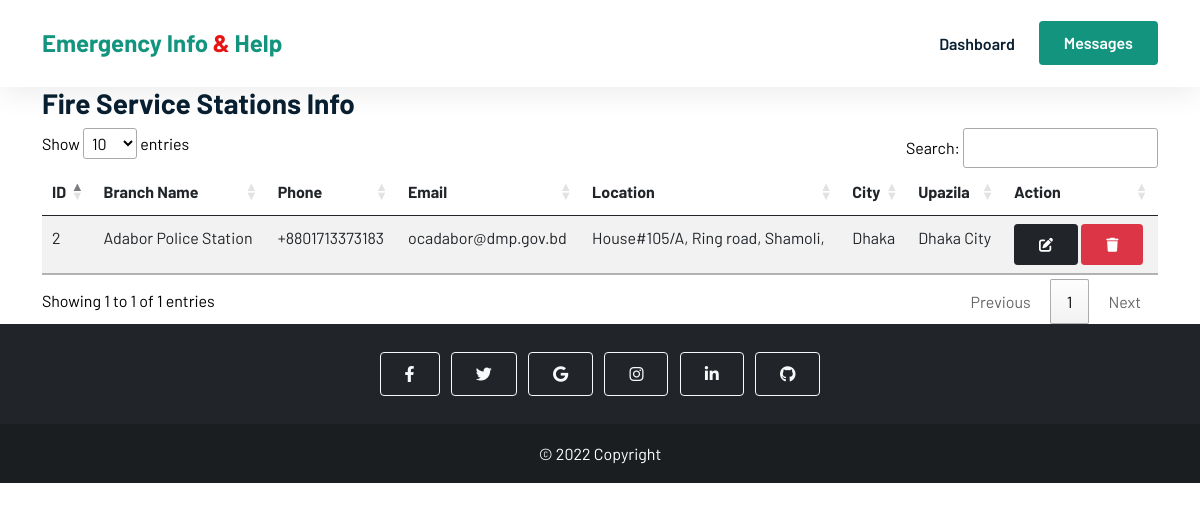
The app's page /admin/police_info.php (signed in) with its own data.
### tables this page shows
CREATE TABLE `police` (
  `id` int(11) NOT NULL,
  `branch_name` varchar(255) NOT NULL,
  `phone` varchar(32) NOT NULL,
  `email` varchar(32) NOT NULL,
  `location` varchar(255) NOT NULL,
  `division` varchar(255) DEFAULT NULL,
  `city` varchar(25) DEFAULT NULL,
  `upazila` varchar(25) DEFAULT NULL
);

### admin/police_info.php (the view, shortened to what this page needs)
<?php
include_once './admin_includes/db.php';
$sql = "SELECT * FROM `police`";
$results = $con->query($sql);
?>
<!DOCTYPE html>
<html lang="en">
<head>
    <link href="https://cdn.jsdelivr.net/npm/bootstrap@5.0.2/dist/css/bootstrap.min.css" rel="stylesheet" />
    <link rel="stylesheet" href="https://cdnjs.cloudflare.com/ajax/libs/font-awesome/6.1.1/css/all.min.css" />
    <link rel="stylesheet" href="//cdn.datatables.net/1.12.1/css/jquery.dataTables.min.css">
    <link rel="stylesheet" href="../css/style.css" />
</head>
<body>
    <header class="sticky-top">
        <nav class="navbar navbar-expand-lg  bg-white">
            <div class="container">
                <a class="navbar-brand" href="./admin_dashboard.php">Emergency Info <span>&</span> Help</a>
                <div class="collapse navbar-collapse" id="navbarNavDropdown">
                    <ul class="navbar-nav ms-auto">
                        <li class="nav-item">
                            <a class="nav-link" aria-current="page" href="./admin_dashboard.php">Dashboard</a>
                        </li>
                    </ul>
                    <a href="messages.php" class="btn btn-brand ms-lg-3">Messages</a>
                </div>
            </div>
        </nav>
    </header>
    <main>
        <div class="container">
            <h3>Fire Service Stations Info</h3>
            <div>
                <table class="table table-striped" id="messages">
                    <thead>
                        <tr>
                            <th scope="col">ID</th>
                            <th scope="col">Branch Name</th>
                            <th scope="col">Phone</th>
                            <th scope="col">Email</th>
                            <th scope="col">Location</th>
                            <th scope="col">City</th>
                            <th scope="col">Upazila</th>
                            <th scope="col">Action</th>
                        </tr>
                    </thead>
                    <tbody>
                        <?php while ($row = $results->fetch_assoc()) : ?>
                            <tr>
                                <td><?php echo $row['id'] ?></td>
                                <td><?php echo $row['branch_name'] ?></td>
                                <td><?php echo $row['phone'] ?></td>
                                <td><?php echo $row['email'] ?></td>
                                <td><?php echo $row['location'] ?></td>
                                <td><?php echo $row['city'] ?></td>
                                <td><?php echo $row['upazila'] ?></td>
                                <td>
                                    <button type="button" class="btn btn-sm btn-dark" data-bs-toggle="modal" data-bs-target="#editFire_<?php echo $row['id'] ?>">
                                        <i class="fa-solid fa-pen-to-square"></i>
                                    </button>
                                    <button class='delete btn btn-sm btn-danger' id="<?php echo $row['id'] ?>"><i class=" fa-solid fa-trash"></i></button>
                                </td>
                            </tr>
                        <?php endwhile ?>
                    </tbody>
                </table>
            </div>
        </div>
    </main>
    <footer class="bg-dark text-center text-white">
        <div class="container p-4 pb-0">
            <section class="mb-4">
                <a class="btn btn-outline-light btn-floating m-1" href="#!" role="button"><i class="fab fa-facebook-f"></i></a>
                <a class="btn btn-outline-light btn-floating m-1" href="#!" role="button"><i class="fab fa-twitter"></i></a>
                <a class="btn btn-outline-light btn-floating m-1" href="#!" role="button"><i class="fab fa-google"></i></a>
                <a class="btn btn-outline-light btn-floating m-1" href="#!" role="button"><i class="fab fa-instagram"></i></a>
                <a class="btn btn-outline-light btn-floating m-1" href="#!" role="button"><i class="fab fa-linkedin-in"></i></a>
                <a class="btn btn-outline-light btn-floating m-1" href="#!" role="button"><i class="fab fa-github"></i></a>
            </section>
        </div>
        <div class="text-center p-3 footer-last">
            © 2022 Copyright
        </div>
    </footer>
</body>
</html>

### css/style.css (style rules this page uses)
* { margin: 0; padding: 0; box-sizing: border-box; list-style: none; }
html, body { font-family: "Barlow", sans-serif; line-height: 1.7; color: black; max-width: 100%; scroll-behavior: smooth; }
h1, h2, h3, h4, h5, h6 { font-weight: 700 !important; color: #092032; }
.navbar-nav .nav-link { color: #092032; text-decoration: none; transition: all 0.4s ease; font-weight: 600; }
a { color: #092032; text-decoration: none; }
.navbar { box-shadow: 0px 6px 30px rgba(0, 0, 0, 0.08); z-index: 1; padding: 1.5% 0; }
.navbar .navbar-brand { font-weight: 700; font-size: 24px; color: #12947f; }
.navbar-brand span { color: #e71414; }
.btn { padding: 9px 24px; font-weight: 600; }
.btn-brand { color: white; background-color: #12947f; }
.footer-last { background-color: rgba(0, 0, 0, 0.2); }
a { color: black; }

### records on screen
police: id "2", branch_name "Adabor Police Station", phone "+8801713373183", email "ocadabor@dmp.gov.bd", location "House#105/A, Ring road, Shamoli,", city "Dhaka", upazila "Dhaka City"
